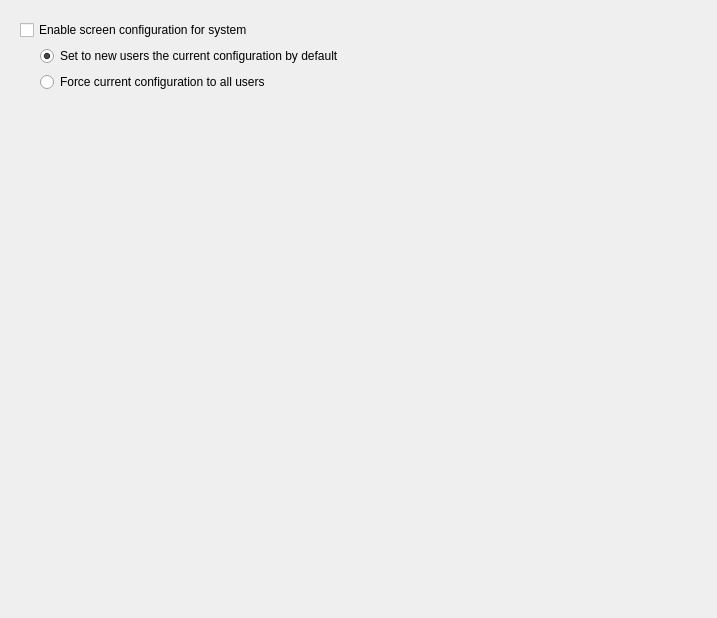
<?xml version="1.0" encoding="UTF-8"?>
<ui version="4.0">
 <class>kscreensystem</class>
 <widget class="QWidget" name="kscreensystem">
  <property name="geometry">
   <rect>
    <x>0</x>
    <y>0</y>
    <width>717</width>
    <height>618</height>
   </rect>
  </property>
  <property name="sizePolicy">
   <sizepolicy hsizetype="Preferred" vsizetype="Minimum">
    <horstretch>0</horstretch>
    <verstretch>0</verstretch>
   </sizepolicy>
  </property>
  <property name="windowTitle">
   <string>Form</string>
  </property>
  <layout class="QVBoxLayout" name="verticalLayout">
   <item>
    <widget class="QWidget" name="mainwidget" native="true">
     <layout class="QVBoxLayout" name="verticalLayout_2">
      <item>
       <widget class="QCheckBox" name="systemConfigCheckBox">
        <property name="text">
         <string>Enable screen configuration for system</string>
        </property>
       </widget>
      </item>
      <item>
       <widget class="QWidget" name="widget" native="true">
        <widget class="QWidget" name="layoutWidget">
         <property name="geometry">
          <rect>
           <x>0</x>
           <y>0</y>
           <width>671</width>
           <height>52</height>
          </rect>
         </property>
         <layout class="QFormLayout" name="systemConfigLayout">
          <property name="sizeConstraint">
           <enum>QLayout::SetDefaultConstraint</enum>
          </property>
          <property name="labelAlignment">
           <set>Qt::AlignLeading|Qt::AlignLeft|Qt::AlignVCenter</set>
          </property>
          <property name="leftMargin">
           <number>20</number>
          </property>
          <property name="rightMargin">
           <number>0</number>
          </property>
          <item row="0" column="0" colspan="2">
           <widget class="QRadioButton" name="newusersRadioButton">
            <property name="sizePolicy">
             <sizepolicy hsizetype="Minimum" vsizetype="Minimum">
              <horstretch>0</horstretch>
              <verstretch>0</verstretch>
             </sizepolicy>
            </property>
            <property name="text">
             <string>Set to new users the current configuration by default</string>
            </property>
            <property name="checked">
             <bool>true</bool>
            </property>
           </widget>
          </item>
          <item row="1" column="0" colspan="2">
           <widget class="QRadioButton" name="allusersRadioButton">
            <property name="sizePolicy">
             <sizepolicy hsizetype="Minimum" vsizetype="Minimum">
              <horstretch>0</horstretch>
              <verstretch>0</verstretch>
             </sizepolicy>
            </property>
            <property name="text">
             <string>Force current configuration to all users</string>
            </property>
           </widget>
          </item>
         </layout>
        </widget>
       </widget>
      </item>
     </layout>
    </widget>
   </item>
   <item>
    <widget class="QFrame" name="notifications">
     <property name="sizePolicy">
      <sizepolicy hsizetype="Preferred" vsizetype="Fixed">
       <horstretch>0</horstretch>
       <verstretch>0</verstretch>
      </sizepolicy>
     </property>
     <property name="minimumSize">
      <size>
       <width>0</width>
       <height>0</height>
      </size>
     </property>
     <property name="frameShape">
      <enum>QFrame::NoFrame</enum>
     </property>
     <property name="frameShadow">
      <enum>QFrame::Raised</enum>
     </property>
     <layout class="QVBoxLayout" name="verticalLayout_3"/>
    </widget>
   </item>
  </layout>
 </widget>
 <resources/>
 <connections/>
</ui>
